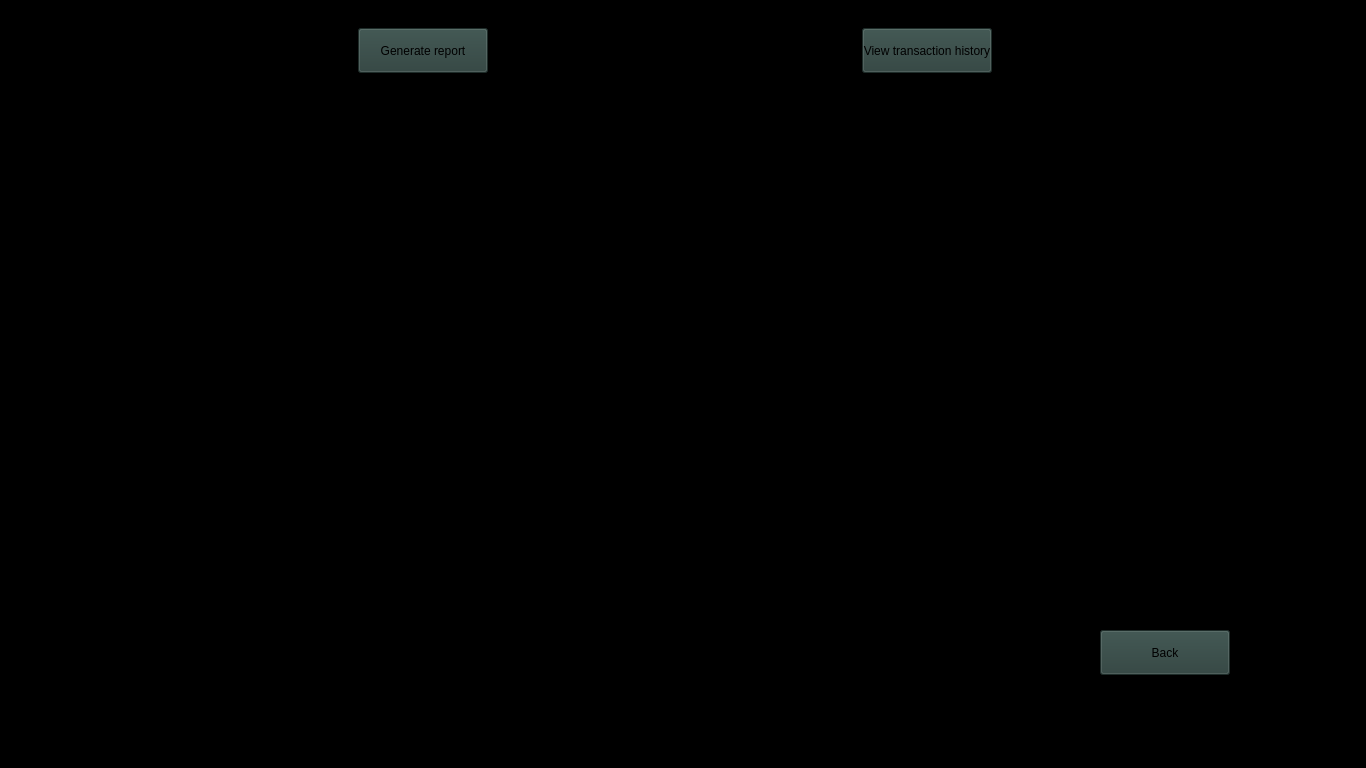
<?xml version="1.0" encoding="UTF-8"?>
<ui version="4.0">
 <class>Form</class>
 <widget class="QWidget" name="Form">
  <property name="geometry">
   <rect>
    <x>0</x>
    <y>0</y>
    <width>1366</width>
    <height>768</height>
   </rect>
  </property>
  <property name="windowTitle">
   <string>Form</string>
  </property>
  <property name="autoFillBackground">
   <bool>false</bool>
  </property>
  <property name="styleSheet">
   <string notr="true">background-color: rgb(0, 0, 0);</string>
  </property>
  <widget class="QWidget" name="gridLayoutWidget">
   <property name="geometry">
    <rect>
     <x>-10</x>
     <y>10</y>
     <width>1371</width>
     <height>81</height>
    </rect>
   </property>
   <layout class="QGridLayout" name="gridLayout">
    <property name="sizeConstraint">
     <enum>QLayout::SetMinimumSize</enum>
    </property>
    <item row="2" column="1">
     <widget class="QPushButton" name="ViewTransactionHistory">
      <property name="sizePolicy">
       <sizepolicy hsizetype="Minimum" vsizetype="Ignored">
        <horstretch>0</horstretch>
        <verstretch>0</verstretch>
       </sizepolicy>
      </property>
      <property name="maximumSize">
       <size>
        <width>130</width>
        <height>45</height>
       </size>
      </property>
      <property name="styleSheet">
       <string notr="true">background-color: rgb(42, 62, 58);</string>
      </property>
      <property name="text">
       <string>View transaction history</string>
      </property>
     </widget>
    </item>
    <item row="2" column="0">
     <widget class="QPushButton" name="GenerateReport">
      <property name="sizePolicy">
       <sizepolicy hsizetype="Minimum" vsizetype="Ignored">
        <horstretch>0</horstretch>
        <verstretch>0</verstretch>
       </sizepolicy>
      </property>
      <property name="maximumSize">
       <size>
        <width>130</width>
        <height>45</height>
       </size>
      </property>
      <property name="styleSheet">
       <string notr="true">background-color: rgb(42, 62, 58);</string>
      </property>
      <property name="text">
       <string>Generate report</string>
      </property>
     </widget>
    </item>
   </layout>
  </widget>
  <widget class="QPushButton" name="Back">
   <property name="geometry">
    <rect>
     <x>1100</x>
     <y>630</y>
     <width>130</width>
     <height>45</height>
    </rect>
   </property>
   <property name="sizePolicy">
    <sizepolicy hsizetype="Minimum" vsizetype="Ignored">
     <horstretch>0</horstretch>
     <verstretch>0</verstretch>
    </sizepolicy>
   </property>
   <property name="maximumSize">
    <size>
     <width>130</width>
     <height>45</height>
    </size>
   </property>
   <property name="styleSheet">
    <string notr="true">background-color: rgb(42, 62, 58);</string>
   </property>
   <property name="text">
    <string>Back</string>
   </property>
  </widget>
 </widget>
 <resources/>
 <connections/>
</ui>
